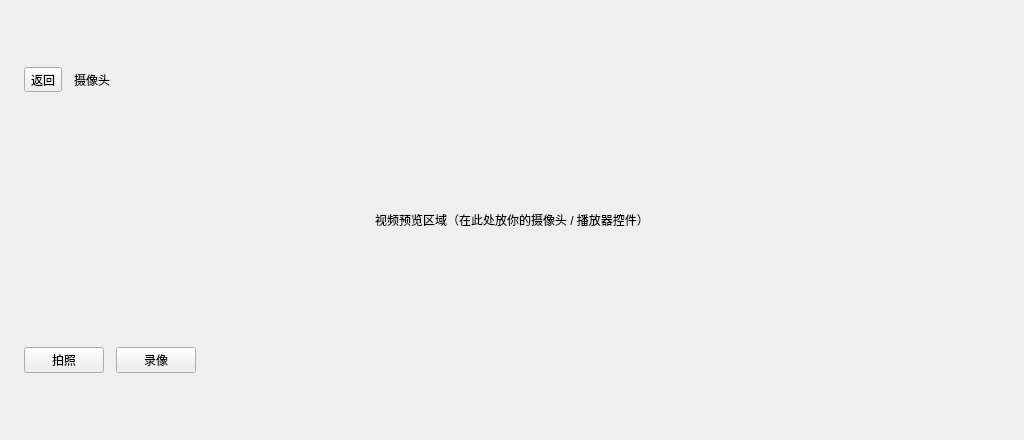
<?xml version="1.0" encoding="UTF-8"?>
<ui version="4.0">
 <class>CameraPage</class>
 <widget class="QWidget" name="CameraPage">
  <property name="geometry">
   <rect>
    <x>0</x>
    <y>0</y>
    <width>1024</width>
    <height>440</height>
   </rect>
  </property>
  <layout class="QVBoxLayout" name="rootLayout">
   <property name="spacing">
    <number>12</number>
   </property>
   <property name="leftMargin">
    <number>24</number>
   </property>
   <property name="topMargin">
    <number>16</number>
   </property>
   <property name="rightMargin">
    <number>24</number>
   </property>
   <property name="bottomMargin">
    <number>16</number>
   </property>
   <item>
    <layout class="QHBoxLayout" name="headerLayout">
     <property name="spacing">
      <number>12</number>
     </property>
     <item>
      <widget class="QToolButton" name="backButton">
       <property name="text">
        <string>返回</string>
       </property>
      </widget>
     </item>
     <item>
      <widget class="QLabel" name="titleLabel">
       <property name="text">
        <string>摄像头</string>
       </property>
      </widget>
     </item>
     <item>
      <spacer name="headerSpacer">
       <property name="orientation">
        <enum>Qt::Horizontal</enum>
       </property>
       <property name="sizeHint" stdset="0">
        <size>
         <width>40</width>
         <height>20</height>
        </size>
       </property>
      </spacer>
     </item>
    </layout>
   </item>
   <item>
    <widget class="QFrame" name="videoArea">
     <property name="frameShape">
      <enum>QFrame::NoFrame</enum>
     </property>
     <property name="frameShadow">
      <enum>QFrame::Plain</enum>
     </property>
     <layout class="QVBoxLayout" name="videoLayout">
      <item>
       <widget class="QLabel" name="videoHint">
        <property name="text">
         <string>视频预览区域（在此处放你的摄像头 / 播放器控件）</string>
        </property>
        <property name="alignment">
         <set>Qt::AlignCenter</set>
        </property>
       </widget>
      </item>
     </layout>
    </widget>
   </item>
   <item>
    <layout class="QHBoxLayout" name="controlLayout">
     <property name="spacing">
      <number>12</number>
     </property>
     <item>
      <widget class="QPushButton" name="captureButton">
       <property name="text">
        <string>拍照</string>
       </property>
      </widget>
     </item>
     <item>
      <widget class="QPushButton" name="recordButton">
       <property name="text">
        <string>录像</string>
       </property>
      </widget>
     </item>
     <item>
      <spacer name="controlSpacer">
       <property name="orientation">
        <enum>Qt::Horizontal</enum>
       </property>
       <property name="sizeHint" stdset="0">
        <size>
         <width>40</width>
         <height>20</height>
        </size>
       </property>
      </spacer>
     </item>
     <item>
      <widget class="QLabel" name="statusLabel">
       <property name="text">
        <string/>
       </property>
      </widget>
     </item>
    </layout>
   </item>
  </layout>
 </widget>
 <resources/>
 <connections/>
</ui>
